Frame 1 (no input): blank canvas, image omitted
Frame 60 (no input): blank canvas, image omitted
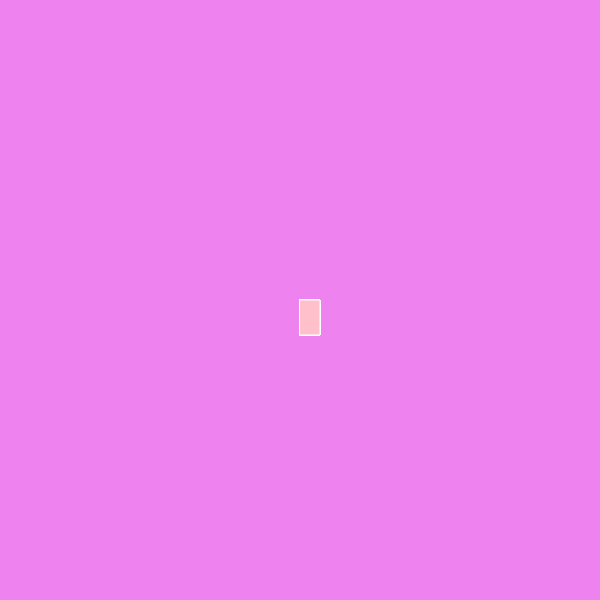
Frame 120 (the mouse pressed at the canvas centre since frame 60)

The p5.js sketch whose frames 1 and 60 were blank and that drew this single picture after the mouse press (run headless with seeded random() and noise() and a simulated clock; from frame 60 on, the mouse is pressed at the canvas centre):

// p5.js sketch
// ── sketch.js
function setup() {
    createCanvas(600,600);
    background("violet");
  }
  
  function draw() {
    
    fill("pink")
    stroke("white")
    
    //console.log(mouseIsPressed)
    
    if(mouseIsPressed) {
      
      rect(mouseX, mouseY, 20, 35)
    }
  }
